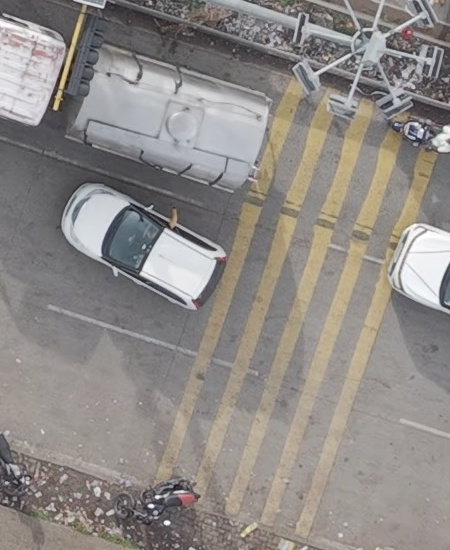
#> input picture codebase/work/crossing_zones/crop_lower_right_zebra.jpg, 450 x 550 px, given as the content of the folder work/frames, which was not available
$ python stage8_crossing_zone_detector.py
#> lines starting #> are read from the running program, lines starting #| are printed output that depends on the picture; after the words box and inside, x2 and y2 are one past the last pixel; in counts of white or black regions, pixels touching at a corner belong together; pictures that were not available may be replaced by others from this repository, and a replacement may not be noted
"""
stage8_crossing_zone_detector.py
Accurate Pedestrian Crossing Zone & Roadway Boundary Detection

Detects and marks:
  1. ROADWAY BOUNDARY — the entire road / intersection polygon
  2. YELLOW ZEBRA CROSSINGS — the two yellow-painted stripe zones
  3. PEDESTRIAN CROSSING ZONE — the region between the two zebra crossings
     where pedestrians legally cross

The drone is fixed-hover so we detect once on a representative frame
and apply to all frames.

Usage:
    python stage8_crossing_zone_detector.py
"""

import os
import sys
import json
import cv2
import numpy as np

os.environ["POLARS_SKIP_CPU_CHECK"] = "1"
os.environ["KMP_DUPLICATE_LIB_OK"] = "TRUE"

# ──────────────────────────────────────────────────────────────
# Paths
# ──────────────────────────────────────────────────────────────
FRAME_DIR  = "work/frames"
OUT_DIR    = "work/crossing_zones"
TRACKS_PATH = "work/tracks/tracks.json"
ZEBRA_OUT  = "work/zebra/zebra_crossings.json"   # updated accurate version

# ──────────────────────────────────────────────────────────────
# Step 1: Find the best (earliest) available frame
# ──────────────────────────────────────────────────────────────
def get_representative_frame():
    frames = sorted([f for f in os.listdir(FRAME_DIR) if f.endswith(".jpg")])
    if not frames:
        raise FileNotFoundError(f"No .jpg frames found in {FRAME_DIR}")
    return os.path.join(FRAME_DIR, frames[0])


# ──────────────────────────────────────────────────────────────
# Step 2: Detect yellow zebra stripes via HSV segmentation
# ──────────────────────────────────────────────────────────────
def detect_yellow_stripes(img):
    """Detect yellow-painted crossing stripes using HSV color segmentation."""
    hsv = cv2.cvtColor(img, cv2.COLOR_BGR2HSV)

    # Yellow paint range in HSV
    # Broad range to catch worn / faded paint under varying lighting
    lower_yellow = np.array([15, 40, 100])
    upper_yellow = np.array([35, 255, 255])
    mask = cv2.inRange(hsv, lower_yellow, upper_yellow)

    # Clean up with morphology
    kernel = cv2.getStructuringElement(cv2.MORPH_RECT, (5, 5))
    mask = cv2.morphologyEx(mask, cv2.MORPH_CLOSE, kernel, iterations=2)
    mask = cv2.morphologyEx(mask, cv2.MORPH_OPEN, kernel, iterations=1)

    # Find contours
    contours, _ = cv2.findContours(mask, cv2.RETR_EXTERNAL, cv2.CHAIN_APPROX_SIMPLE)

    # Filter for stripe-shaped blobs (elongated, minimum area)
    stripe_contours = []
    for c in contours:
        area = cv2.contourArea(c)
        if area < 200:
            continue
        rect = cv2.minAreaRect(c)
        (cx, cy), (w, h), angle = rect
        if min(w, h) < 1:
            continue
        aspect = max(w, h) / max(min(w, h), 1)
        if aspect > 1.5 and area > 200:  # elongated stripe
            stripe_contours.append(c)

    return mask, stripe_contours


def cluster_stripes_into_crossings(stripe_contours, cluster_dist=200):
    """Cluster nearby yellow stripes into crossing groups."""
    if not stripe_contours:
        return []

    # Get centroids
    centroids = []
    for c in stripe_contours:
        M = cv2.moments(c)
        if M["m00"] > 0:
            cx = int(M["m10"] / M["m00"])
            cy = int(M["m01"] / M["m00"])
            centroids.append((cx, cy))
        else:
            rect = cv2.minAreaRect(c)
            centroids.append((int(rect[0][0]), int(rect[0][1])))

    # Simple proximity clustering
    used = [False] * len(stripe_contours)
    clusters = []

    for i in range(len(stripe_contours)):
        if used[i]:
            continue
        cluster_indices = [i]
        used[i] = True
        changed = True
        while changed:
            changed = False
            for j in range(len(stripe_contours)):
                if used[j]:
                    continue
                cx_j, cy_j = centroids[j]
                for k in cluster_indices:
                    cx_k, cy_k = centroids[k]
                    dist = np.sqrt((cx_j - cx_k)**2 + (cy_j - cy_k)**2)
                    if dist < cluster_dist:
                        cluster_indices.append(j)
                        used[j] = True
                        changed = True
                        break

        # Only keep clusters with enough stripes
        if len(cluster_indices) >= 3:
            cluster_contours = [stripe_contours[k] for k in cluster_indices]
            clusters.append(cluster_contours)

    return clusters


def crossing_polygon_from_cluster(cluster_contours):
    """Build a convex hull polygon around a cluster of stripe contours."""
    all_pts = []
    for c in cluster_contours:
        all_pts.extend(c.reshape(-1, 2).tolist())
    all_pts = np.array(all_pts, dtype=np.float32)
    hull = cv2.convexHull(all_pts)
    polygon = hull.reshape(-1, 2).tolist()
    return [[round(x, 1), round(y, 1)] for x, y in polygon]


# ──────────────────────────────────────────────────────────────
# Step 3: Define the roadway boundary and crossing zone
# ──────────────────────────────────────────────────────────────
def define_roadway_boundary(img_shape):
    """
    Define the roadway boundary polygon based on visual inspection of
    the fixed drone view.  The road runs diagonally from upper-left
    to lower-right across the 3840x2160 frame.

    This polygon encompasses the entire driveable road surface
    (excluding buildings, footpaths, and market areas).
    """
    h, w = img_shape[:2]

    # Roadway boundary polygon (the entire road intersection area)
    # Based on the user's annotated image 1 — the road runs from
    # upper-left to lower-right with buildings/market on the edges
    roadway_polygon = [
        [100, 0],        # top-left road edge
        [700, 0],        # top road upper boundary
        [1500, 0],       # continue along top
        [2700, 0],       # continue to right along top
        [3840, 0],       # top-right corner
        [3840, 500],     # right side upper
        [3840, 1000],    # right side mid
        [3840, 1550],    # right side lower
        [3300, 1600],    # bottom-right road edge turns
        [3100, 1700],    # right-side lower road edge
        [2800, 1900],    # lower road boundary
        [2200, 2160],    # bottom edge
        [1500, 2160],    # bottom center
        [800, 2160],     # bottom left
        [0, 2160],       # bottom-left corner
        [0, 1700],       # left side lower
        [0, 1200],       # left side mid
        [0, 700],        # left side upper
        [0, 300],        # left side top
    ]
    return roadway_polygon


def define_pedestrian_crossing_zone(zebra_crossings):
    """
    Define the pedestrian crossing zone — the region between the
    two yellow zebra crossings where pedestrians legally cross.

    This is the diamond/triangular area the user marked in image 2.

    We compute this as the convex hull encompassing both zebra
    crossing polygons, creating the full crossing corridor.
    """
    if len(zebra_crossings) < 2:
        print("WARNING: Need at least 2 zebra crossings to define crossing zone")
        return []

    # Collect all points from all zebra crossings
    all_pts = []
    for zc in zebra_crossings:
        for pt in zc["polygon"]:
            all_pts.append(pt)

    all_pts = np.array(all_pts, dtype=np.float32)
    hull = cv2.convexHull(all_pts)
    polygon = hull.reshape(-1, 2).tolist()
    return [[round(x, 1), round(y, 1)] for x, y in polygon]


# ──────────────────────────────────────────────────────────────
# Step 4: Annotate the frame with all zones
# ──────────────────────────────────────────────────────────────
def annotate_frame(img, roadway_poly, zebra_crossings, crossing_zone_poly,
                   tracks=None):
    """Draw all zones on the frame with color-coded overlays."""
    vis = img.copy()
    h, w = vis.shape[:2]

    # Create overlay for semi-transparent fills
    overlay = vis.copy()

    # 1. ROADWAY BOUNDARY — thick cyan border
    if roadway_poly:
        road_pts = np.array(roadway_poly, dtype=np.int32)
        cv2.polylines(vis, [road_pts], True, (255, 255, 0), 3)  # cyan
        cv2.polylines(overlay, [road_pts], True, (255, 255, 0), 3)

    # 2. ZEBRA CROSSINGS — solid yellow fill with green border
    for zc in zebra_crossings:
        pts = np.array(zc["polygon"], dtype=np.int32)
        # Semi-transparent yellow fill
        cv2.fillPoly(overlay, [pts], (0, 200, 255))  # yellow in BGR
        # Solid green border
        cv2.polylines(vis, [pts], True, (0, 255, 0), 3)
        cv2.polylines(overlay, [pts], True, (0, 255, 0), 3)
        # Label
        cx = int(np.mean([p[0] for p in zc["polygon"]]))
        cy = int(np.mean([p[1] for p in zc["polygon"]]))
        cv2.putText(overlay, f"ZEBRA CROSSING {zc['id']+1}", (cx-80, cy),
                    cv2.FONT_HERSHEY_SIMPLEX, 0.8, (0, 0, 255), 2)

    # 3. PEDESTRIAN CROSSING ZONE — semi-transparent green fill
    if crossing_zone_poly:
        cz_pts = np.array(crossing_zone_poly, dtype=np.int32)
        cv2.fillPoly(overlay, [cz_pts], (0, 180, 0))  # green fill
        cv2.polylines(overlay, [cz_pts], True, (0, 255, 0), 4)
        # Label
        cx = int(np.mean([p[0] for p in crossing_zone_poly]))
        cy = int(np.mean([p[1] for p in crossing_zone_poly]))
        cv2.putText(overlay, "PEDESTRIAN CROSSING ZONE", (cx-200, cy-20),
                    cv2.FONT_HERSHEY_SIMPLEX, 1.2, (255, 255, 255), 3)

    # Blend overlay with original (alpha=0.35 for fill transparency)
    vis = cv2.addWeighted(overlay, 0.35, vis, 0.65, 0)

    # Re-draw borders on top (fully opaque)
    if roadway_poly:
        road_pts = np.array(roadway_poly, dtype=np.int32)
        cv2.polylines(vis, [road_pts], True, (255, 255, 0), 3)
    for zc in zebra_crossings:
        pts = np.array(zc["polygon"], dtype=np.int32)
        cv2.polylines(vis, [pts], True, (0, 255, 0), 3)
    if crossing_zone_poly:
        cz_pts = np.array(crossing_zone_poly, dtype=np.int32)
        cv2.polylines(vis, [cz_pts], True, (0, 255, 0), 4)

    # 4. Draw pedestrian positions if tracks provided
    if tracks:
        for tid, detections in tracks.items():
            # Use first detection as representative
            for det in detections:
                cx = int((det["x1"] + det["x2"]) / 2)
                cy = int((det["y1"] + det["y2"]) / 2)

                # Check if inside crossing zone
                if crossing_zone_poly:
                    cz_pts_test = np.array(crossing_zone_poly, dtype=np.float32)
                    inside = cv2.pointPolygonTest(cz_pts_test.reshape(-1, 1, 2),
                                                  (float(cx), float(cy)), False)
                    color = (0, 255, 0) if inside >= 0 else (0, 0, 255)
                else:
                    color = (255, 0, 0)

                cv2.circle(vis, (cx, cy), 5, color, -1)
                break  # only first detection per track for the static view

    # Add legend
    legend_y = 50
    cv2.rectangle(vis, (20, 20), (500, 200), (0, 0, 0), -1)
    cv2.rectangle(vis, (20, 20), (500, 200), (255, 255, 255), 2)
    cv2.putText(vis, "LEGEND:", (30, legend_y), cv2.FONT_HERSHEY_SIMPLEX, 0.7, (255, 255, 255), 2)
    legend_y += 35
    cv2.line(vis, (30, legend_y), (60, legend_y), (255, 255, 0), 3)
    cv2.putText(vis, "Roadway Boundary", (70, legend_y+5), cv2.FONT_HERSHEY_SIMPLEX, 0.6, (255, 255, 255), 1)
    legend_y += 35
    cv2.rectangle(vis, (30, legend_y-10), (60, legend_y+10), (0, 200, 255), -1)
    cv2.putText(vis, "Zebra Crossing Stripes", (70, legend_y+5), cv2.FONT_HERSHEY_SIMPLEX, 0.6, (255, 255, 255), 1)
    legend_y += 35
    cv2.rectangle(vis, (30, legend_y-10), (60, legend_y+10), (0, 180, 0), -1)
    cv2.putText(vis, "Pedestrian Crossing Zone", (70, legend_y+5), cv2.FONT_HERSHEY_SIMPLEX, 0.6, (255, 255, 255), 1)
    legend_y += 35
    cv2.circle(vis, (45, legend_y), 6, (0, 255, 0), -1)
    cv2.putText(vis, "Ped Inside Zone", (70, legend_y+5), cv2.FONT_HERSHEY_SIMPLEX, 0.5, (0, 255, 0), 1)
    cv2.circle(vis, (250, legend_y), 6, (0, 0, 255), -1)
    cv2.putText(vis, "Ped Outside Zone", (270, legend_y+5), cv2.FONT_HERSHEY_SIMPLEX, 0.5, (0, 0, 255), 1)

    return vis


# ──────────────────────────────────────────────────────────────
# Step 5: Classify pedestrian crossing status per-frame
# ──────────────────────────────────────────────────────────────
# [60 lines left out: function classify_pedestrian_crossing_status, not called in this run]


# ──────────────────────────────────────────────────────────────
# Main
# ──────────────────────────────────────────────────────────────
def main():
    os.makedirs(OUT_DIR, exist_ok=True)

    # Load representative frame
    frame_path = get_representative_frame()
    print(f"[1/6] Loading frame: {frame_path}")
    img = cv2.imread(frame_path)
#> img is the input picture: shape (550, 450, 3); mean B, G, R 134.8, 138.3, 142.9
    if img is None:
        raise FileNotFoundError(f"Cannot read {frame_path}")
    print(f"       Frame size: {img.shape[1]}x{img.shape[0]}")
#|        Frame size: 450x550

    # Detect yellow stripes
    print("[2/6] Detecting yellow zebra crossing stripes via HSV segmentation...")
    mask, stripe_contours = detect_yellow_stripes(img)
#> in detect_yellow_stripes, `mask = cv2.inRange(hsv, lower_yellow, upper_yellow)`:
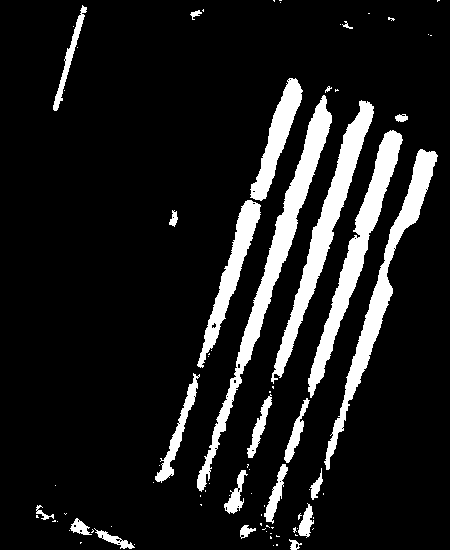
#> mask: shape (550, 450); 11.8% white; 83 white regions (59 under 20 px), largest, box (x1, y1, x2, y2) and area: (197, 95, 332, 492) 5702, (271, 100, 374, 384) 4721, (308, 130, 403, 398) 4513
#> in detect_yellow_stripes, `mask = cv2.morphologyEx(mask, cv2.MORPH_OPEN, kernel, iterations=1)`:
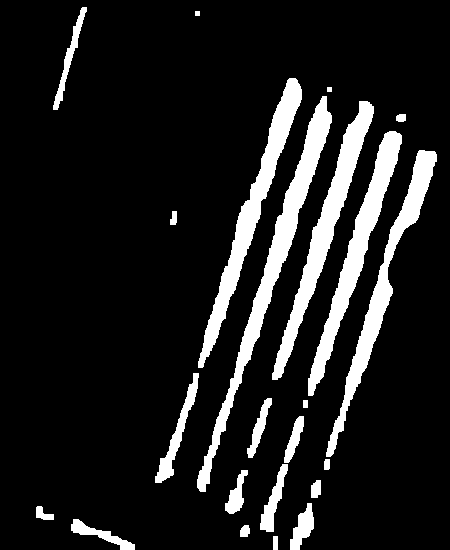
#> mask: shape (550, 450); 12.2% white; 23 white regions
#> in detect_yellow_stripes, `contours, _ = cv2.findContours(mask, cv2.RETR_EXTERNAL, cv2.CHAIN_APPR..`: contours = 23 contours, 2 with area under 20; largest, box (x1, y1, x2, y2) and area: (197, 96, 332, 492) 5454, (272, 101, 374, 380) 4470, (198, 78, 302, 368) 4470, (308, 131, 402, 396) 4280, (326, 150, 437, 457) 4084
#> the loop in detect_yellow_stripes, `for c in contours:` made 23 passes
#> (area, cx, cy, w, h, angle, aspect) on passes 3, 5, 7, 8, 10, 12, 13, 15: (512.5, 102.9, 535.4, 13.93, 67.75, -70.11, 4.86), (541, 303.3, 527.1, 50.47, 18.67, -68.96, 2.7), (407.5, 238.2, 491.6, 46.6, 16.44, -68.96, 2.83), (622, 273.3, 496.7, 70.06, 15.67, -76.37, 4.47), (366, 294, 439.2, 49.65, 10.12, -71.57, 4.91), (431.5, 258.9, 427.3, 63.3, 10.02, -70.35, 6.32), (934.5, 177.5, 427.8, 116.6, 16.92, -73.95, 6.89), (4083.5, 376.8, 302.4, 323.5, 22.61, -71.11, 14.31)
#> after the loop in detect_yellow_stripes, `for c in contours:`: stripe_contours = 13 contours; largest, box (x1, y1, x2, y2) and area: (197, 96, 332, 492) 5454, (272, 101, 374, 380) 4470, (198, 78, 302, 368) 4470, (308, 131, 402, 396) 4280, (326, 150, 437, 457) 4084
    print(f"       Found {len(stripe_contours)} yellow stripe segments")
#|        Found 13 yellow stripe segments

    # Save yellow mask for inspection
    cv2.imwrite(os.path.join(OUT_DIR, "yellow_stripe_mask.jpg"), mask)

    # Cluster stripes into crossings
    clusters = cluster_stripes_into_crossings(stripe_contours, cluster_dist=250)
#> the loop in cluster_stripes_into_crossings, `for c in stripe_contours:` made 13 passes
#> (cx, cy) on passes 1 to 8: (100, 534), (302, 527), (235, 495), (273, 501), (293, 438), (258, 427), (176, 434), (384, 283)
#> after the loop in cluster_stripes_into_crossings, `for c in stripe_contours:`: centroids = [(100, 534), (302, 527), (235, 495), (273, 501), (293, 438), (258, 427), (176, 434), (384, 283), (356, 250), (325, 227), (273, 264), (252, 209), (69, 57)]
#> in cluster_stripes_into_crossings, `used = [False] * len(stripe_contours)`: used = [False, False, False, False, False, False, False, False, False, False, False, False, False]
#> the loop in cluster_stripes_into_crossings, `for i in range(len(stripe_contours)):` made 13 passes
#> after the loop in cluster_stripes_into_crossings, `for i in range(len(stripe_contours)):`: clusters = 1 item; used = [True, True, True, True, True, True, True, True, True, True, True, True, True]
#> clusters = 1 item
    print(f"       Clustered into {len(clusters)} crossing group(s)")
#|        Clustered into 1 crossing group(s)

    # Build zebra crossing polygons
    zebra_crossings = []
    for idx, cluster in enumerate(clusters):
        poly = crossing_polygon_from_cluster(cluster)
        if len(poly) >= 3:
            zebra_crossings.append({"id": idx, "polygon": poly})
#> this loop made 1 pass
#> after the loop, zebra_crossings = 1 item

    # If auto-detection found fewer than 2 crossings, fall back to manual
    if len(zebra_crossings) < 2:
        print("       Auto-detection found < 2 crossings.")
        print("       Attempting wider HSV range...")
        # Try wider range
        hsv = cv2.cvtColor(img, cv2.COLOR_BGR2HSV)
        lower = np.array([10, 30, 80])
        upper = np.array([40, 255, 255])
        mask2 = cv2.inRange(hsv, lower, upper)
#> mask2: shape (550, 450); 18.4% white; 129 white regions (97 under 20 px), largest, box (x1, y1, x2, y2) and area: (232, 129, 439, 550) 15755, (216, 96, 377, 518) 7984, (189, 85, 342, 526) 7800
        kernel = cv2.getStructuringElement(cv2.MORPH_RECT, (7, 7))
        mask2 = cv2.morphologyEx(mask2, cv2.MORPH_CLOSE, kernel, iterations=3)
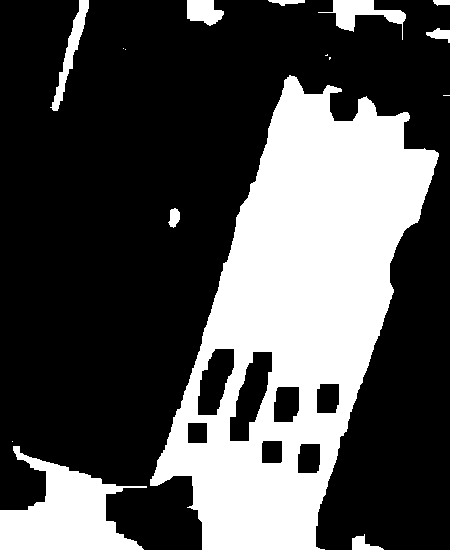
#> mask2: shape (550, 450); 31.5% white; 16 white regions (6 under 20 px), largest, box (x1, y1, x2, y2) and area: (150, 75, 439, 550) 66328, (0, 446, 147, 550) 7775, (318, 0, 406, 40) 1208
        mask2 = cv2.morphologyEx(mask2, cv2.MORPH_OPEN, kernel, iterations=1)
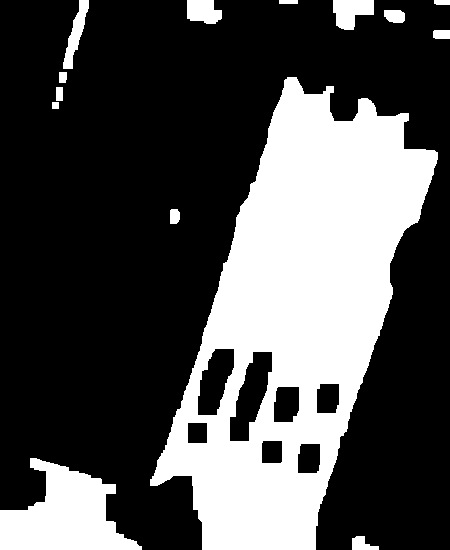
#> mask2: shape (550, 450); 31.2% white; 14 white regions
        contours2, _ = cv2.findContours(mask2, cv2.RETR_EXTERNAL, cv2.CHAIN_APPROX_SIMPLE)
#> contours2 = 14 contours; largest, box (x1, y1, x2, y2) and area: (150, 77, 438, 550) 71963, (0, 458, 142, 550) 7300, (333, 0, 374, 30) 806, (63, 0, 89, 69) 629, (187, 0, 222, 24) 626

        # Keep large yellow regions only
        large_yellow = [c for c in contours2 if cv2.contourArea(c) > 500]
#> large_yellow = 5 contours; box (x1, y1, x2, y2) and area: (150, 77, 438, 550) 71963, (0, 458, 142, 550) 7300, (333, 0, 374, 30) 806, (63, 0, 89, 69) 629, (187, 0, 222, 24) 626
        print(f"       Wide range found {len(large_yellow)} large yellow regions")
#|        Wide range found 5 large yellow regions

        clusters2 = cluster_stripes_into_crossings(large_yellow, cluster_dist=300)
#> the loop in cluster_stripes_into_crossings (call 2), `for c in stripe_contours:` made 5 passes
#> (cx, cy) on passes 1 to 5: (63, 515), (294, 321), (350, 11), (202, 11), (75, 33)
#> the loop in cluster_stripes_into_crossings (call 2), `for i in range(len(stripe_contours)):` made 5 passes
#> clusters2 = 1 item
        if len(clusters2) >= 2:
            zebra_crossings = []
            for idx, cluster in enumerate(clusters2):
                poly = crossing_polygon_from_cluster(cluster)
                if len(poly) >= 3:
                    zebra_crossings.append({"id": idx, "polygon": poly})

        cv2.imwrite(os.path.join(OUT_DIR, "yellow_stripe_mask_wide.jpg"), mask2)

    print(f"[3/6] Final zebra crossing polygons: {len(zebra_crossings)}")
#| [3/6] Final zebra crossing polygons: 1
    for zc in zebra_crossings:
        pts = np.array(zc["polygon"])
        area = cv2.contourArea(pts.astype(np.float32))
        cx = np.mean(pts[:, 0])
        cy = np.mean(pts[:, 1])
        print(f"       Crossing {zc['id']}: center=({cx:.0f},{cy:.0f}), "
              f"area={area:.0f}px², vertices={len(zc['polygon'])}")
#> this loop made 1 pass
#> (area, cx, cy) on pass 1: (155206.5, 223.4, 211.4)
#> (printed output is left out)

    # Define roadway boundary
    print("[4/6] Defining roadway boundary polygon...")
    roadway_poly = define_roadway_boundary(img.shape)

    # Define pedestrian crossing zone
    print("[5/6] Computing pedestrian crossing zone polygon...")
    crossing_zone_poly = define_pedestrian_crossing_zone(zebra_crossings)
#> crossing_zone_poly = []
    if crossing_zone_poly:
        cz_area = cv2.contourArea(np.array(crossing_zone_poly, dtype=np.float32))
        print(f"       Crossing zone area: {cz_area:.0f} px² "
              f"({cz_area * 0.015 * 0.015:.1f} m²)")

    # Load tracks for visualization
    tracks = None
    if os.path.exists(TRACKS_PATH):
        with open(TRACKS_PATH) as f:
            tracks = json.load(f)["tracks"]
        print(f"       Loaded {len(tracks)} pedestrian tracks for overlay")

    # Generate annotated frame
    print("[6/6] Generating annotated visualizations...")
    annotated = annotate_frame(img, roadway_poly, zebra_crossings,
                               crossing_zone_poly, tracks)
#> in annotate_frame, `cv2.polylines(vis, [road_pts], True, (255, 255, 0), 3)`:
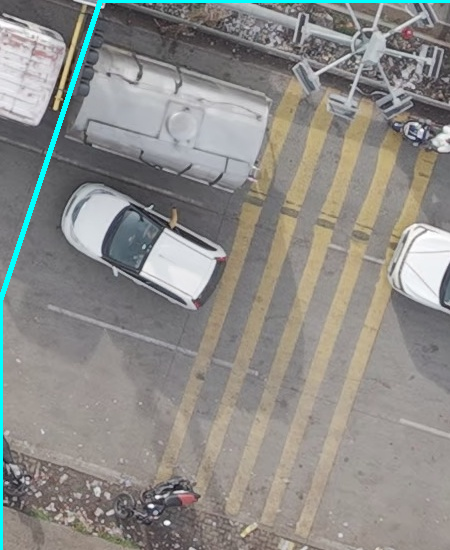
#> vis: shape (550, 450, 3); 1.41% of pixels changed, all inside (x1, y1, x2, y2) = (0, 0, 450, 550)
#> the loop in annotate_frame, `for zc in zebra_crossings:` made 1 pass
#> (cx, cy) on pass 1: (223, 211)
#> after the loop in annotate_frame, `for zc in zebra_crossings:`:
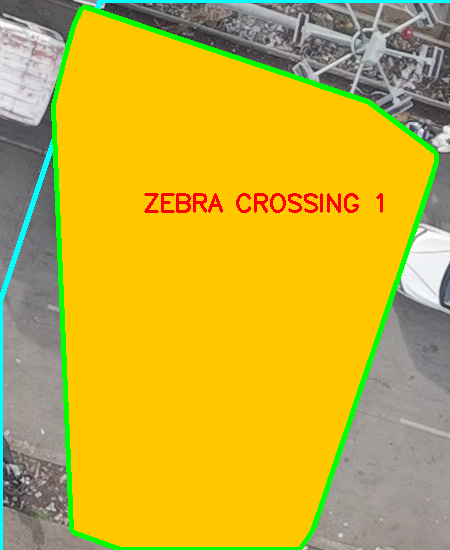
#> overlay: shape (550, 450, 3); mean B, G, R 50.2, 178.8, 204.6
#> after the loop in annotate_frame, `for zc in zebra_crossings:`:
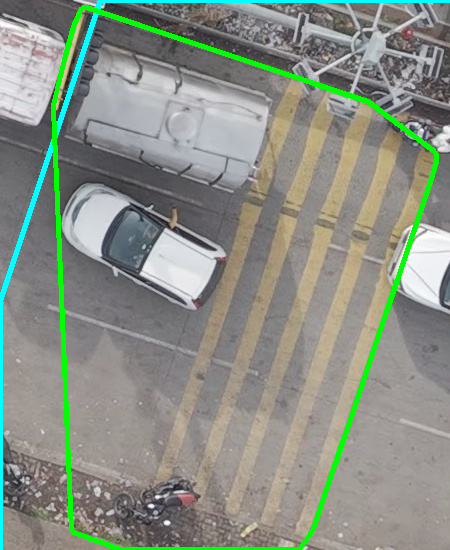
#> vis: shape (550, 450, 3); 3.07% of pixels changed, all inside (x1, y1, x2, y2) = (51, 5, 439, 550)
#> (the rest of the program and of its run is left out)
